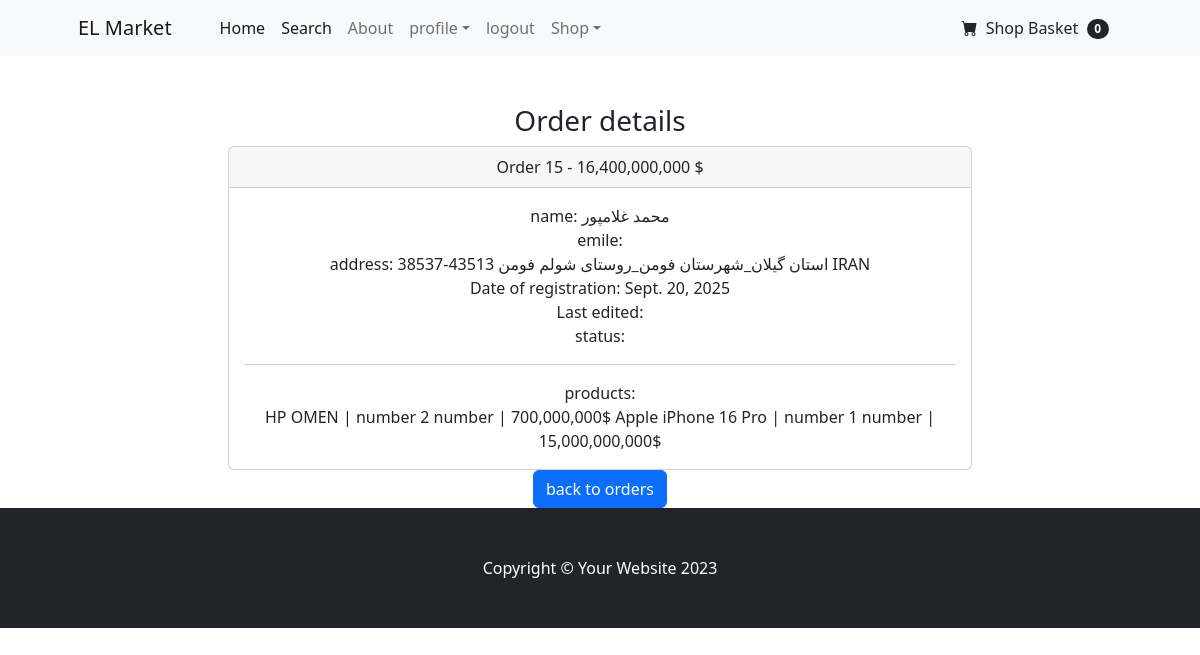
Screenshot of /order_details/15 (signed in) with the database file from the repository.
### payment/models.py (models this page shows, shortened)
class Order(models.Model):
    STATUS_ORDER = [
        ("Pending", "در حال انتظار"),
        ("Processing", "در حال پردازش"),
        ("Shipped", "ارسال شده"),
        ("Delivered", "تحویل داده شده"),
    ]
    user = models.ForeignKey(User, on_delete=models.CASCADE, null=True, blank=True)
    full_name = models.CharField(max_length=250)
    email = models.CharField(max_length=250)
    shipping_address = models.TextField(max_length=2000)
    amount_paid = models.DecimalField(decimal_places=0, max_digits=12)  # ✅ تغییر نام
    date_ordered = models.DateField(auto_now_add=True)
    status = models.CharField(max_length=50, choices=STATUS_ORDER, default="Pending")

class OrderItem(models.Model):
    order = models.ForeignKey(Order, on_delete=models.CASCADE, null=True)
    product = models.ForeignKey(Product, on_delete=models.CASCADE, null=True)
    user = models.ForeignKey(User, on_delete=models.CASCADE, null=True)
    quantity = models.PositiveBigIntegerField(default=1)
    price = models.DecimalField(decimal_places=0, max_digits=12)

### shop/models.py (models this page shows)
class Product(models.Model):
    name = models.CharField(max_length=20)
    description = models.CharField(max_length=500, default="", blank=True, null=True)
    price = models.DecimalField(default=0, decimal_places=0, max_digits=12)
    category = models.ForeignKey(Category, on_delete=models.CASCADE)
    picture = models.ImageField(upload_to="upload/product/")
    star = models.IntegerField(
        default=0, validators=[MaxValueValidator(5), MinValueValidator(0)]
    )
    is_sale = models.BooleanField(default=False)
    sale_price = models.DecimalField(default=0, decimal_places=0, max_digits=12)
    def __str__(self):
        return self.name

### shop/views.py (the view)
# urls.py: path('order_details/<int:pk>', views.order_details, name="order_details"),
def order_details(request, pk):
      if request.user.is_authenticated:
          order = Order.objects.get(id = pk)
          items = OrderItem.objects.filter(order=pk)
          context = {
              'order':order,
              'items':items
          }
          return render(request, 'order_details.html', context)
      else:
        messages.success(request,'This page cannot be accessed.')
        return redirect('home')

### cart/cart.py (called while the page is built)
    def __len__(self):
        return len(self.cart)

### cart/context_processor.py (called while the page is built)
def cart(request):
    return{'cart': Cart(request)}

### shop/templates/order_details.html
{% extends "base.html" %}
{% load humanize %}
{% block content %}
<br>
<br>
<div class="container">
    <div class="row">
        <center>
            <div class="col-8">
                <h3>Order details</h3>
                <div class="card">
                    <div class="card-header">
                        Order {{ order.id }} - {{ order.amount_paid|intcomma }} $
                    </div>
                    <div class="card-body">
                    name: {{ order.full_name }}<br>
                    emile: {{order.emale}}<br>
                    address: {{order.shipping_address}}<br>
                    Date of registration: {{order.date_ordered}}<br>
                    Last edited: {{order.last_update}}<br>
                    status: {{prder.get_status_display}}<br>
                    <hr>
                    products:<br>
                    {% for item in items %}
                       {{item.product}} | number {{item.quantity}} number | {{item.price|intcomma}}$
                    {% endfor %}
                    </div>
                </div>
                   <a href="{% url 'orders' %}" class="btn btn-primary">back to orders</a>
            </div>
        </center>
    </div>
</div>
{% endblock %}

### rows the page displays
Order: id "15", amount_paid "16,400,000,000", full_name "محمد غلامپور", shipping_address "استان گیلان_شهرستان فومن_روستای شولم فومن 43513-38537 IRAN", date_ordered "Sept. 20, 2025"
OrderItem: product "HP OMEN", quantity "2", price "700,000,000"
OrderItem: product "Apple iPhone 16 Pro", quantity "1", price "15,000,000,000"

### other values shown
{{ cart|length }} "0"
